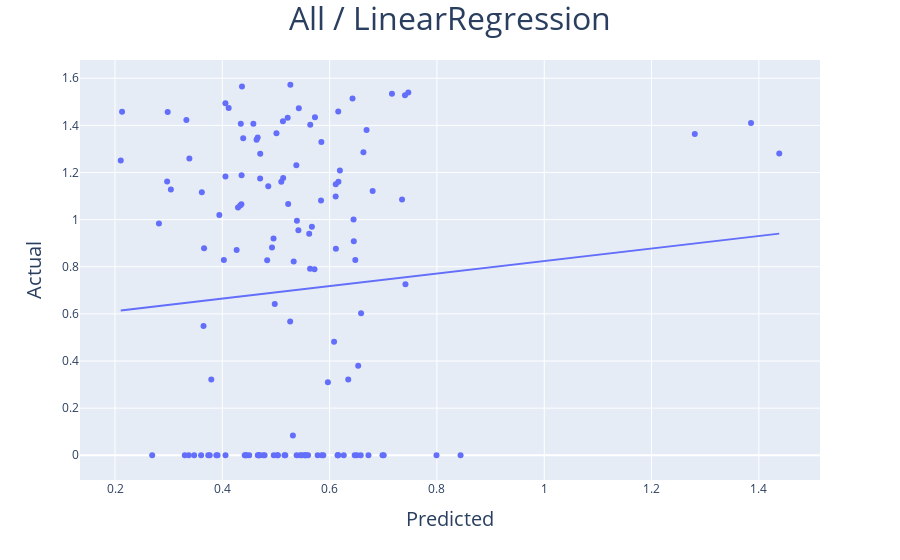
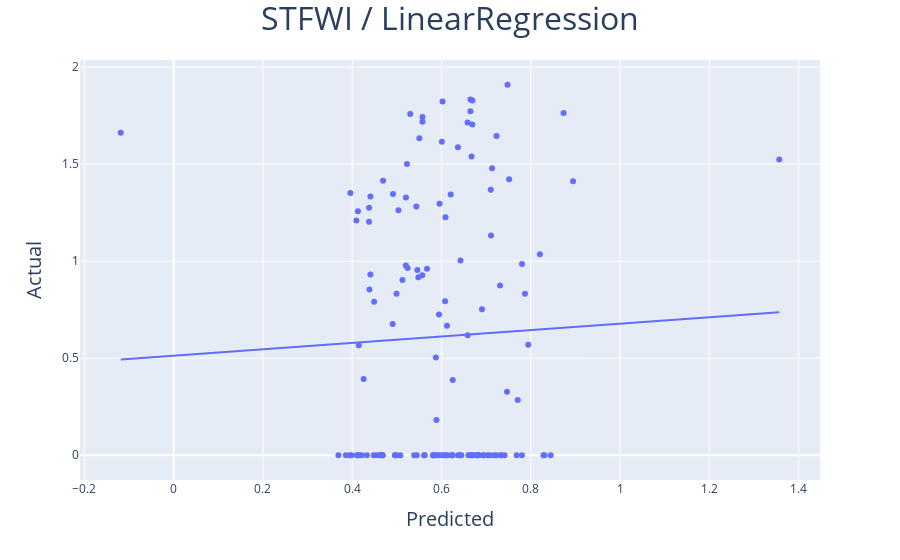
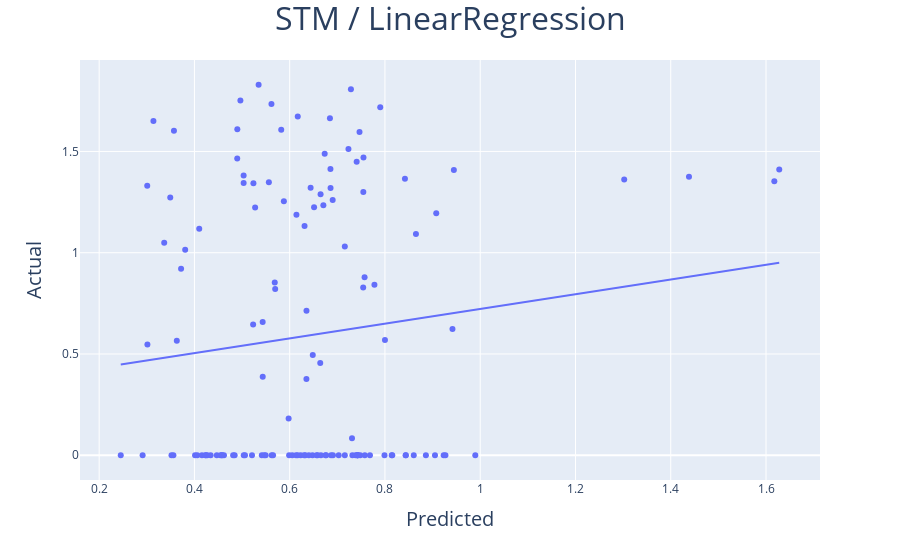
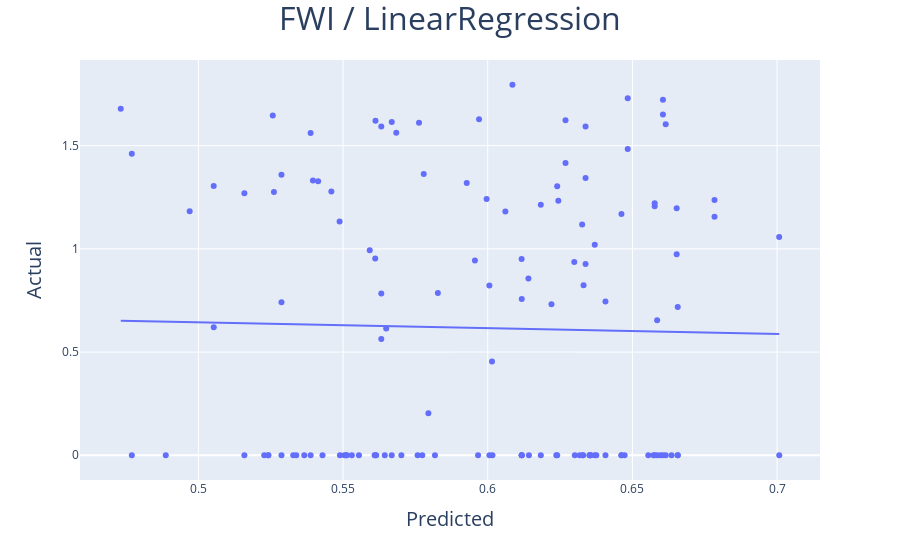

Notebook cell for these charts, in order:
### Markdown cell above
## LinearRegression

### Code cell
### All
d = df.copy()

X = d.drop(['area'], axis=1)
y = d['area']

X = pd.get_dummies(X, columns=['month', 'day'])

x_cols_for_scaling = ['X', 'Y', 'FFMC', 'DMC', 'DC', 'ISI', 'temp', 'RH', 'wind', 'rain']

x_train, x_test, y_train, y_test = train_test_split(X, y, shuffle=True)

x_train_orig = x_train.loc[:, x_cols_for_scaling]
x_train_cat = x_train.drop(x_cols_for_scaling, axis=1)

x_test_orig = x_test.loc[:, x_train_orig.columns]
x_test_cat = x_test.loc[:, x_train_cat.columns]

scl = StandardScaler()
x_train_orig = scl.fit_transform(x_train_orig)

# apply yeojohnson transformation to out columns after splitting data
y_train_transformed, lambda_train = stats.yeojohnson(y_train)
y_test_transformed = stats.yeojohnson(y_test, lambda_train)

# Scale the test set using the StandardScaler fitted on the train set
x_test_orig = scl.transform(x_test_orig)

x_train = np.hstack((x_train_orig, x_train_cat))
x_test = np.hstack((x_test_orig, x_test_cat))

reg = LinearRegression()
reg.fit(x_train, y_train_transformed)

y_pred = reg.predict(x_test)

mad = np.mean(np.abs(y_test_transformed - y_pred))
print('MAD: ', np.round(mad, 2))

mse = metrics.mean_squared_error(y_test_transformed, y_pred)
print('mse: ', np.round(mse, 2))

rmse = np.sqrt(mse)
print('RMSE: ', np.round(rmse, 2))

mae = metrics.mean_absolute_error(y_test_transformed, y_pred)
print('mae: ', np.round(mae, 2))

r2 = metrics.r2_score(y_test_transformed, y_pred)
print('r2: ', np.round(r2, 2))

fig = px.scatter(
    y = y_test_transformed, 
    x = y_pred,
    labels={'y': 'Actual', 'x': 'Predicted'}, 
    trendline='ols'
    )

fig.update_layout(
    title = {
        'text':'All / LinearRegression',
        'x':0.5,
        'font':{
            'size': 32
        }
    },
    xaxis_title = {
        'font':{'size':20},
        'text':'Predicted'},
    yaxis_title = {
        'font':{'size':20},
        'text':'Actual'})

fig.show()

### SS
d = df.copy()

X = d.drop(['area'], axis=1)
y = d['area']

X = pd.get_dummies(X, columns=['month', 'day'])
X = X[['X', 'FFMC', 'DMC', 'ISI', 'temp', 'wind', 'month_dec', 'month_nov', 'day_fri']]

x_cols_for_scaling = ['X', 'FFMC', 'DMC', 'ISI', 'temp', 'wind']

x_train, x_test, y_train, y_test = train_test_split(X, y, shuffle=True)

x_train_orig = x_train.loc[:, x_cols_for_scaling]
x_train_cat = x_train.drop(x_cols_for_scaling, axis=1)

x_test_orig = x_test.loc[:, x_train_orig.columns]
x_test_cat = x_test.loc[:, x_train_cat.columns]

scl = StandardScaler()
x_train_orig = scl.fit_transform(x_train_orig)

# apply yeojohnson transformation to out columns after splitting data
y_train_transformed, lambda_train = stats.yeojohnson(y_train)
y_test_transformed = stats.yeojohnson(y_test, lambda_train)

# Scale the test set using the StandardScaler fitted on the train set
x_test_orig = scl.transform(x_test_orig)

x_train = np.hstack((x_train_orig, x_train_cat))
x_test = np.hstack((x_test_orig, x_test_cat))

reg = LinearRegression()
reg.fit(x_train, y_train_transformed)

y_pred = reg.predict(x_test)

mad = np.mean(np.abs(y_test_transformed - y_pred))
print('MAD: ', np.round(mad, 2))

mse = metrics.mean_squared_error(y_test_transformed, y_pred)
print('mse: ', np.round(mse, 2))

rmse = np.sqrt(mse)
print('RMSE: ', np.round(rmse, 2))

mae = metrics.mean_absolute_error(y_test_transformed, y_pred)
print('mae: ', np.round(mae, 2))

r2 = metrics.r2_score(y_test_transformed, y_pred)
print('r2: ', np.round(r2, 2))

fig = px.scatter(
    y = y_test_transformed, 
    x = y_pred,
    labels={'y': 'Actual', 'x': 'Predicted'}, 
    trendline='ols'
    )

fig.update_layout(
    title = {
        'text':'Stepwise selection / LinearRegression',
        'x':0.5,
        'font':{
            'size': 32
        }
    },
    xaxis_title = {
        'font':{'size':20},
        'text':'Predicted'},
    yaxis_title = {
        'font':{'size':20},
        'text':'Actual'})

fig.show()

### STFWI
d_group = df.copy()

X = d_group.drop(['area', 'temp', 'RH', 'wind', 'rain'], axis=1)
y = d['area']

X = pd.get_dummies(X, columns=['month', 'day'])

x_cols_for_scaling = ['X', 'Y', 'FFMC', 'DMC', 'DC', 'ISI']

x_train, x_test, y_train, y_test = train_test_split(X, y, shuffle=True)

x_train_orig = x_train.loc[:, x_cols_for_scaling]
x_train_cat = x_train.drop(x_cols_for_scaling, axis=1)

x_test_orig = x_test.loc[:, x_train_orig.columns]
x_test_cat = x_test.loc[:, x_train_cat.columns]

scl = StandardScaler()
x_train_orig = scl.fit_transform(x_train_orig)

# apply yeojohnson transformation to out columns after splitting data
y_train_transformed, lambda_train = stats.yeojohnson(y_train)
y_test_transformed = stats.yeojohnson(y_test, lambda_train)

# Scale the test set using the StandardScaler fitted on the train set
x_test_orig = scl.transform(x_test_orig)

x_train = np.hstack((x_train_orig, x_train_cat))
x_test = np.hstack((x_test_orig, x_test_cat))

reg = LinearRegression()
reg.fit(x_train, y_train_transformed)

y_pred = reg.predict(x_test)

mad = np.mean(np.abs(y_test_transformed - y_pred))
print('MAD: ', np.round(mad, 2))

mse = metrics.mean_squared_error(y_test_transformed, y_pred)
print('mse: ', np.round(mse, 2))

rmse = np.sqrt(mse)
print('RMSE: ', np.round(rmse, 2))

mae = metrics.mean_absolute_error(y_test_transformed, y_pred)
print('mae: ', np.round(mae, 2))

r2 = metrics.r2_score(y_test_transformed, y_pred)
print('r2: ', np.round(r2, 2))

fig = px.scatter(
    y = y_test_transformed, 
    x = y_pred,
    labels={'y': 'Actual', 'x': 'Predicted'}, 
    trendline='ols'
    )

fig.update_layout(
    title = {
        'text':'STFWI / LinearRegression',
        'x':0.5,
        'font':{
            'size': 32
        }
    },
    xaxis_title = {
        'font':{'size':20},
        'text':'Predicted'},
    yaxis_title = {
        'font':{'size':20},
        'text':'Actual'}
)
fig.show()

### STM
d_group = df.copy()

X = d_group.drop(['area', 'FFMC', 'DMC', 'DC', 'ISI' ], axis=1)
y = d['area']

X = pd.get_dummies(X, columns=['month', 'day'])

x_cols_for_scaling = ['X', 'Y', 'temp', 'RH', 'wind', 'rain']

x_train, x_test, y_train, y_test = train_test_split(X, y, shuffle=True)

x_train_orig = x_train.loc[:, x_cols_for_scaling]
x_train_cat = x_train.drop(x_cols_for_scaling, axis=1)

x_test_orig = x_test.loc[:, x_train_orig.columns]
x_test_cat = x_test.loc[:, x_train_cat.columns]

scl = StandardScaler()
x_train_orig = scl.fit_transform(x_train_orig)

# apply yeojohnson transformation to out columns after splitting data
y_train_transformed, lambda_train = stats.yeojohnson(y_train)
y_test_transformed = stats.yeojohnson(y_test, lambda_train)

# Scale the test set using the StandardScaler fitted on the train set
x_test_orig = scl.transform(x_test_orig)

x_train = np.hstack((x_train_orig, x_train_cat))
x_test = np.hstack((x_test_orig, x_test_cat))

reg = LinearRegression()
reg.fit(x_train, y_train_transformed)

y_pred = reg.predict(x_test)

mad = np.mean(np.abs(y_test_transformed - y_pred))
print('MAD: ', np.round(mad, 2))

mse = metrics.mean_squared_error(y_test_transformed, y_pred)
print('mse: ', np.round(mse, 2))

rmse = np.sqrt(mse)
print('RMSE: ', np.round(rmse, 2))

mae = metrics.mean_absolute_error(y_test_transformed, y_pred)
print('mae: ', np.round(mae, 2))

r2 = metrics.r2_score(y_test_transformed, y_pred)
print('r2: ', np.round(r2, 5))

fig = px.scatter(
    y = y_test_transformed, 
    x = y_pred,
    labels={'y': 'Actual', 'x': 'Predicted'}, 
    trendline='ols'
    )

fig.update_layout(
    title = {
        'text':'STM / LinearRegression',
        'x':0.5,
        'font':{
            'size': 32
        }
    },
    xaxis_title = {
        'font':{'size':20},
        'text':'Predicted'},
    yaxis_title = {
        'font':{'size':20},
        'text':'Actual'}
)

fig.show()

### FWI
d_group = df.copy()

X = d_group.drop(['area', 'temp', 'RH', 'wind', 'rain', 'month', 'day', 'X', 'Y'], axis=1)
y = d['area']

# X = pd.get_dummies(X, columns=['month', 'day'])

x_cols_for_scaling = ['FFMC', 'DMC', 'DC', 'ISI']

x_train, x_test, y_train, y_test = train_test_split(X, y, shuffle=True)

x_train_orig = x_train.loc[:, x_cols_for_scaling]
x_train_cat = x_train.drop(x_cols_for_scaling, axis=1)

x_test_orig = x_test.loc[:, x_train_orig.columns]
x_test_cat = x_test.loc[:, x_train_cat.columns]

scl = StandardScaler()
x_train_orig = scl.fit_transform(x_train_orig)

# apply yeojohnson transformation to out columns after splitting data
y_train_transformed, lambda_train = stats.yeojohnson(y_train)
y_test_transformed = stats.yeojohnson(y_test, lambda_train)

# Scale the test set using the StandardScaler fitted on the train set
x_test_orig = scl.transform(x_test_orig)

x_train = np.hstack((x_train_orig, x_train_cat))
x_test = np.hstack((x_test_orig, x_test_cat))

reg = LinearRegression()
reg.fit(x_train, y_train_transformed)

y_pred = reg.predict(x_test)

mad = np.mean(np.abs(y_test_transformed - y_pred))
print('MAD: ', np.round(mad, 2))

mse = metrics.mean_squared_error(y_test_transformed, y_pred)
print('mse: ', np.round(mse, 2))

rmse = np.sqrt(mse)
print('RMSE: ', np.round(rmse, 2))

mae = metrics.mean_absolute_error(y_test_transformed, y_pred)
print('mae: ', np.round(mae, 2))

r2 = metrics.r2_score(y_test_transformed, y_pred)
print('r2: ', np.round(r2, 2))

fig = px.scatter(
    y = y_test_transformed, 
    x = y_pred,
    labels={'y': 'Actual', 'x': 'Predicted'}, 
    trendline='ols'
    )

fig.update_layout(
    title = {
        'text':'FWI / LinearRegression',
        'x':0.5,
        'font':{
            'size': 32
        }
    },
    xaxis_title = {
        'font':{'size':20},
        'text':'Predicted'},
    yaxis_title = {
        'font':{'size':20},
        'text':'Actual'}
)
fig.show()

### M
d_group = df.copy()

X = d_group.drop(['area', 'FFMC', 'DMC', 'DC', 'ISI', 'month', 'day', 'X', 'Y'], axis=1)
y = d['area']

# X = pd.get_dummies(X, columns=['month', 'day'])

x_cols_for_scaling = ['temp', 'RH', 'wind', 'rain']

x_train, x_test, y_train, y_test = train_test_split(X, y, shuffle=True)

x_train_orig = x_train.loc[:, x_cols_for_scaling]
x_train_cat = x_train.drop(x_cols_for_scaling, axis=1)

x_test_orig = x_test.loc[:, x_train_orig.columns]
x_test_cat = x_test.loc[:, x_train_cat.columns]

scl = StandardScaler()
x_train_orig = scl.fit_transform(x_train_orig)

# apply yeojohnson transformation to out columns after splitting data
y_train_transformed, lambda_train = stats.yeojohnson(y_train)
y_test_transformed = stats.yeojohnson(y_test, lambda_train)

# Scale the test set using the StandardScaler fitted on the train set
x_test_orig = scl.transform(x_test_orig)

x_train = np.hstack((x_train_orig, x_train_cat))
x_test = np.hstack((x_test_orig, x_test_cat))

reg = LinearRegression()
reg.fit(x_train, y_train_transformed)

y_pred = reg.predict(x_test)

mad = np.mean(np.abs(y_test_transformed - y_pred))
print('MAD: ', np.round(mad, 2))

mse = metrics.mean_squared_error(y_test_transformed, y_pred)
print('mse: ', np.round(mse, 2))

rmse = np.sqrt(mse)
print('RMSE: ', np.round(rmse, 2))

mae = metrics.mean_absolute_error(y_test_transformed, y_pred)
print('mae: ', np.round(mae, 2))

r2 = metrics.r2_score(y_test_transformed, y_pred)
print('r2: ', np.round(r2, 5))

fig = px.scatter(
    y = y_test_transformed, 
    x = y_pred,
    labels={'y': 'Actual', 'x': 'Predicted'}, 
    trendline='ols'
    )

fig.update_layout(
    title = {
        'text':'M / LinearRegression',
        'x':0.5,
        'font':{
            'size': 32
        }
    },
    xaxis_title = {
        'font':{'size':20},
        'text':'Predicted'},
    yaxis_title = {
        'font':{'size':20},
        'text':'Actual'}
)
fig.show()

### Figure 1 — Plotly figure (JSON) as saved in the notebook; plotly's stock layout.template omitted (floating-point values rounded to 4 significant figures; data arrays with more than 128 entries replaced by an {"elided": "..."} marker saying what was removed)
{"data": [{"hovertemplate": "Predicted=%{x}<br>Actual=%{y}<extra></extra>", "legendgroup": "", "marker": {"color": "#636efa", "symbol": "circle"}, "mode": "markers", "name": "", "orientation": "v", "showlegend": false, "type": "scatter", "x": {"elided": "130 float values"}, "xaxis": "x", "y": {"elided": "130 float values"}, "yaxis": "y"}, {"hovertemplate": "<b>OLS trendline</b><br>y = 0.265659 * x + 0.55851<br>R<sup>2</sup>=0.006269<br><br>Predicted=%{x}<br>Actual=%{y} <b>(trend)</b><extra></extra>", "legendgroup": "", "marker": {"color": "#636efa", "symbol": "circle"}, "mode": "lines", "name": "", "showlegend": false, "type": "scatter", "x": {"elided": "130 float values"}, "xaxis": "x", "y": {"elided": "130 float values"}, "yaxis": "y"}], "layout": {"legend": {"tracegroupgap": 0}, "margin": {"t": 60}, "title": {"font": {"size": 32}, "text": "All / LinearRegression", "x": 0.5}, "xaxis": {"anchor": "y", "domain": [0, 1], "title": {"font": {"size": 20}, "text": "Predicted"}}, "yaxis": {"anchor": "x", "domain": [0, 1], "title": {"font": {"size": 20}, "text": "Actual"}}}}

### Figure 2 — Plotly figure (JSON) as saved in the notebook; plotly's stock layout.template omitted (floating-point values rounded to 4 significant figures; data arrays with more than 128 entries replaced by an {"elided": "..."} marker saying what was removed)
{"data": [{"hovertemplate": "Predicted=%{x}<br>Actual=%{y}<extra></extra>", "legendgroup": "", "marker": {"color": "#636efa", "symbol": "circle"}, "mode": "markers", "name": "", "orientation": "v", "showlegend": false, "type": "scatter", "x": {"elided": "130 float values"}, "xaxis": "x", "y": {"elided": "130 float values"}, "yaxis": "y"}, {"hovertemplate": "<b>OLS trendline</b><br>y = 0.164983 * x + 0.512357<br>R<sup>2</sup>=0.001417<br><br>Predicted=%{x}<br>Actual=%{y} <b>(trend)</b><extra></extra>", "legendgroup": "", "marker": {"color": "#636efa", "symbol": "circle"}, "mode": "lines", "name": "", "showlegend": false, "type": "scatter", "x": {"elided": "130 float values"}, "xaxis": "x", "y": {"elided": "130 float values"}, "yaxis": "y"}], "layout": {"legend": {"tracegroupgap": 0}, "margin": {"t": 60}, "title": {"font": {"size": 32}, "text": "STFWI / LinearRegression", "x": 0.5}, "xaxis": {"anchor": "y", "domain": [0, 1], "title": {"font": {"size": 20}, "text": "Predicted"}}, "yaxis": {"anchor": "x", "domain": [0, 1], "title": {"font": {"size": 20}, "text": "Actual"}}}}

### Figure 3 — Plotly figure (JSON) as saved in the notebook; plotly's stock layout.template omitted (floating-point values rounded to 4 significant figures; data arrays with more than 128 entries replaced by an {"elided": "..."} marker saying what was removed)
{"data": [{"hovertemplate": "Predicted=%{x}<br>Actual=%{y}<extra></extra>", "legendgroup": "", "marker": {"color": "#636efa", "symbol": "circle"}, "mode": "markers", "name": "", "orientation": "v", "showlegend": false, "type": "scatter", "x": {"elided": "130 float values"}, "xaxis": "x", "y": {"elided": "130 float values"}, "yaxis": "y"}, {"hovertemplate": "<b>OLS trendline</b><br>y = 0.363429 * x + 0.358502<br>R<sup>2</sup>=0.015275<br><br>Predicted=%{x}<br>Actual=%{y} <b>(trend)</b><extra></extra>", "legendgroup": "", "marker": {"color": "#636efa", "symbol": "circle"}, "mode": "lines", "name": "", "showlegend": false, "type": "scatter", "x": {"elided": "130 float values"}, "xaxis": "x", "y": {"elided": "130 float values"}, "yaxis": "y"}], "layout": {"legend": {"tracegroupgap": 0}, "margin": {"t": 60}, "title": {"font": {"size": 32}, "text": "STM / LinearRegression", "x": 0.5}, "xaxis": {"anchor": "y", "domain": [0, 1], "title": {"font": {"size": 20}, "text": "Predicted"}}, "yaxis": {"anchor": "x", "domain": [0, 1], "title": {"font": {"size": 20}, "text": "Actual"}}}}

### Figure 4 — Plotly figure (JSON) as saved in the notebook; plotly's stock layout.template omitted (floating-point values rounded to 4 significant figures; data arrays with more than 128 entries replaced by an {"elided": "..."} marker saying what was removed)
{"data": [{"hovertemplate": "Predicted=%{x}<br>Actual=%{y}<extra></extra>", "legendgroup": "", "marker": {"color": "#636efa", "symbol": "circle"}, "mode": "markers", "name": "", "orientation": "v", "showlegend": false, "type": "scatter", "x": {"elided": "130 float values"}, "xaxis": "x", "y": {"elided": "130 float values"}, "yaxis": "y"}, {"hovertemplate": "<b>OLS trendline</b><br>y = -0.283322 * x + 0.785947<br>R<sup>2</sup>=0.000542<br><br>Predicted=%{x}<br>Actual=%{y} <b>(trend)</b><extra></extra>", "legendgroup": "", "marker": {"color": "#636efa", "symbol": "circle"}, "mode": "lines", "name": "", "showlegend": false, "type": "scatter", "x": {"elided": "130 float values"}, "xaxis": "x", "y": {"elided": "130 float values"}, "yaxis": "y"}], "layout": {"legend": {"tracegroupgap": 0}, "margin": {"t": 60}, "title": {"font": {"size": 32}, "text": "FWI / LinearRegression", "x": 0.5}, "xaxis": {"anchor": "y", "domain": [0, 1], "title": {"font": {"size": 20}, "text": "Predicted"}}, "yaxis": {"anchor": "x", "domain": [0, 1], "title": {"font": {"size": 20}, "text": "Actual"}}}}
